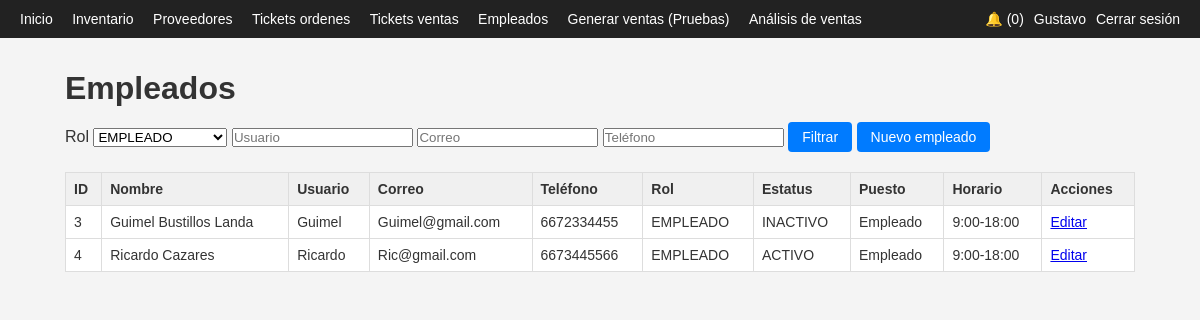
Page /app/empleados_list.php?rol=EMPLEADO (signed in) on the committed database.
### tables this page shows
CREATE TABLE `empleados` (
  `id_empleado` int(11) NOT NULL,
  `nombre` varchar(100) NOT NULL,
  `apellido` varchar(100) NOT NULL,
  `usuario` varchar(50) NOT NULL,
  `password_hash` varchar(255) NOT NULL,
  `rol` enum('ADMINISTRADOR','EMPLEADO') NOT NULL DEFAULT 'EMPLEADO',
  `correo` varchar(150) NOT NULL,
  `telefono` varchar(20) DEFAULT NULL,
  `estatus` enum('ACTIVO','INACTIVO') NOT NULL DEFAULT 'ACTIVO',
  `puesto` varchar(100) DEFAULT NULL,
  `horario` varchar(100) DEFAULT NULL,
  `fecha_registro` timestamp NOT NULL DEFAULT current_timestamp()
);

### app/empleados_list.php (the view, shortened to what this page needs)
<?php
include 'header.php';
$rol      = $_GET['rol'] ?? '';
$usuario  = $_GET['usuario'] ?? '';
$correo   = $_GET['correo'] ?? '';
$telefono = $_GET['telefono'] ?? '';
$sql = "SELECT * FROM empleados WHERE 1=1";
$params = [];
if ($rol !== '') {
    $sql .= " AND rol = ?";
    $params[] = $rol;
}
$stmt = $pdo->prepare($sql);
$stmt->execute($params);
$empleados = $stmt->fetchAll();
?>
<h1>Empleados</h1>
<form method="get" class="filtros">
    <label>Rol</label>
    <select name="rol">
        <option value="EMPLEADO" <?php echo $rol === 'EMPLEADO' ? 'selected' : ''; ?>>EMPLEADO</option>
    </select>
    <input type="text" name="usuario" placeholder="Usuario" value="<?php echo htmlspecialchars($usuario); ?>">
    <input type="text" name="correo" placeholder="Correo" value="<?php echo htmlspecialchars($correo); ?>">
    <input type="text" name="telefono" placeholder="Teléfono" value="<?php echo htmlspecialchars($telefono); ?>">
    <button type="submit">Filtrar</button>
    <a class="btn" href="empleados_form.php">Nuevo empleado</a>
</form>
<table class="tabla">
    <thead>
        <tr>
            <th>ID</th>
            <th>Nombre</th>
            <th>Usuario</th>
            <th>Correo</th>
            <th>Teléfono</th>
            <th>Rol</th>
            <th>Estatus</th>
            <th>Puesto</th>
            <th>Horario</th>
            <th>Acciones</th>
        </tr>
    </thead>
    <tbody>
        <?php foreach ($empleados as $e): ?>
        <tr>
            <td><?php echo $e['id_empleado']; ?></td>
            <td><?php echo htmlspecialchars($e['nombre'] . ' ' . $e['apellido']); ?></td>
            <td><?php echo htmlspecialchars($e['usuario']); ?></td>
            <td><?php echo htmlspecialchars($e['correo']); ?></td>
            <td><?php echo htmlspecialchars($e['telefono']); ?></td>
            <td><?php echo htmlspecialchars($e['rol']); ?></td>
            <td><?php echo htmlspecialchars($e['estatus']); ?></td>
            <td><?php echo htmlspecialchars($e['puesto']); ?></td>
            <td><?php echo htmlspecialchars($e['horario']); ?></td>
<td>
    <a href="empleados_form.php?id=<?php echo $e['id_empleado']; ?>">Editar</a>
</td>
        </tr>
        <?php endforeach; ?>
    </tbody>
</table>
<?php include 'footer.php'; ?>

### app/styles.css (style rules this page uses)
* { box-sizing: border-box; margin: 0; padding: 0; font-family: Arial, sans-serif; }
body { background-color: #f4f4f4; color: #333; }
h1, h2 { margin-bottom: 15px; }
.form, .form-inline, .filtros { margin-bottom: 20px; }
button, .btn { display: inline-block; padding: 7px 14px; border-radius: 4px; border: none; background-color: #007bff; color: #fff; text-decoration: none; cursor: pointer; font-size: 14px; }
.tabla { width: 100%; border-collapse: collapse; margin-top: 10px; background-color: #fff; }
.tabla th, .tabla td { border: 1px solid #ddd; padding: 8px; font-size: 14px; }
.tabla th { background-color: #f0f0f0; text-align: left; }

### rows in the picture
empleados: id_empleado "3", nombre+apellido "Guimel Bustillos Landa", usuario "Guimel", correo "Guimel@gmail.com", telefono "6672334455", rol "EMPLEADO", estatus "INACTIVO", puesto "Empleado", horario "9:00-18:00"
empleados: id_empleado "4", nombre+apellido "Ricardo Cazares", usuario "Ricardo", correo "Ric@gmail.com", telefono "6673445566", rol "EMPLEADO", estatus "ACTIVO", puesto "Empleado", horario "9:00-18:00"

### other values in the picture
$contador_notif "0"
$_SESSION['nombre'] "Gustavo"
